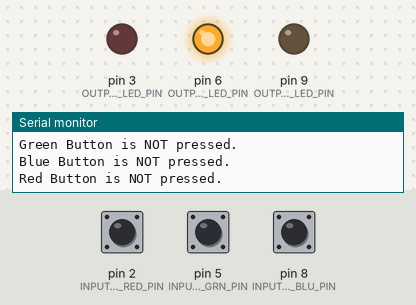
Bench run of a sketch on a simulated Arduino Uno, built with avr-gcc and run on an emulated ATmega328P. Parts: output pins drawn as LEDs (lit = HIGH), the last lines printed to the serial monitor. Inputs (shaded band) come from the test bench; at power-on: pin 2 (INPUT_BUTTON_RED_PIN) LOW, pin 5 (INPUT_BUTTON_GRN_PIN) HIGH, pin 8 (INPUT_BUTTON_BLU_PIN) LOW.

Above: at 1.2 s.
1.3 s: pin 2 (INPUT_BUTTON_RED_PIN) pulled HIGH for 0.15 s
At 1.5 s:
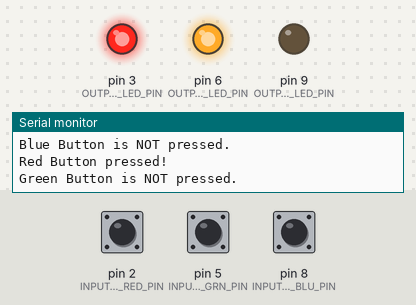
3.0 s: pin 5 (INPUT_BUTTON_GRN_PIN) pulled LOW for 0.15 s
At 3.17 s:
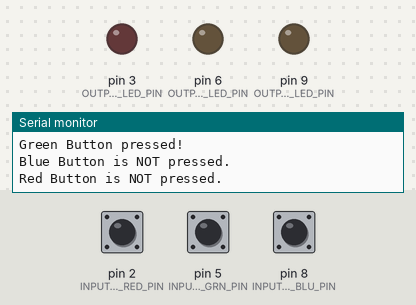
4.7 s: pin 8 (INPUT_BUTTON_BLU_PIN) pulled HIGH for 0.15 s
At 4.87 s:
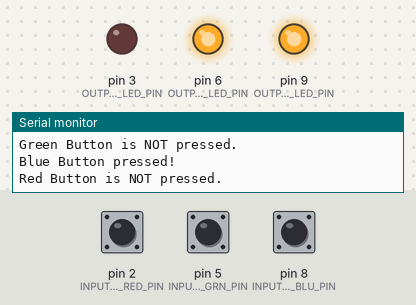
6.4 s: pin 2 (INPUT_BUTTON_RED_PIN) pulled HIGH for 0.15 s
At 7.1 s:
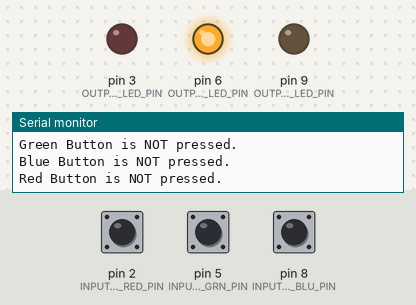
9.5 s: pin 5 (INPUT_BUTTON_GRN_PIN) pulled LOW for 1 s
At 10.4 s:
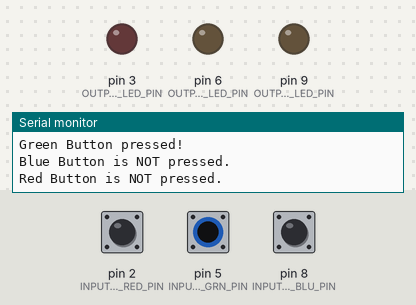
13.5 s: pin 8 (INPUT_BUTTON_BLU_PIN) pulled HIGH for 1 s
At 15.6 s:
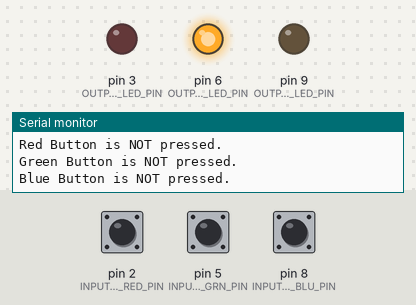
Timing chart, 0 to 17.1 s (numbered marks = the images above; inputs shaded):
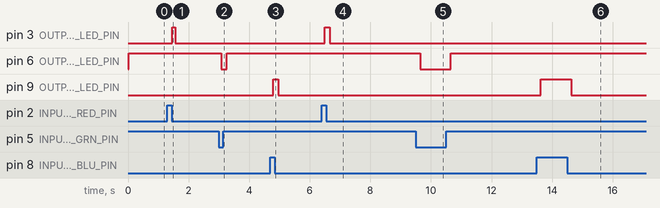

The sketch:

L1.ino
```cpp
const int INPUT_BUTTON_RED_PIN = 2;
const int INPUT_BUTTON_GRN_PIN = 5;
const int INPUT_BUTTON_BLU_PIN = 8;
const int OUTPUT_RED_LED_PIN = 3;
const int OUTPUT_GRN_LED_PIN = 6;
const int OUTPUT_BLU_LED_PIN = 9;

void setup() {
  pinMode(INPUT_BUTTON_RED_PIN, INPUT);
  pinMode(OUTPUT_RED_LED_PIN, OUTPUT);

  pinMode(INPUT_BUTTON_GRN_PIN, INPUT);
  pinMode(OUTPUT_GRN_LED_PIN, OUTPUT);

  pinMode(INPUT_BUTTON_BLU_PIN, INPUT);
  pinMode(OUTPUT_BLU_LED_PIN, OUTPUT);

  Serial.begin(9600);
}

void loop() {
  int redButtonVal = digitalRead(INPUT_BUTTON_RED_PIN);
  int greenButtonVal = digitalRead(INPUT_BUTTON_GRN_PIN);
  int blueButtonVal = digitalRead(INPUT_BUTTON_BLU_PIN);

  if(redButtonVal == HIGH) {
    Serial.println("Red Button pressed!");
  } else {
    Serial.println("Red Button is NOT pressed.");
  }

  if(greenButtonVal == LOW) {
    Serial.println("Green Button pressed!");
  } else {
    Serial.println("Green Button is NOT pressed.");
  }

  if(blueButtonVal == HIGH) {
    Serial.println("Blue Button pressed!");
  } else {
    Serial.println("Blue Button is NOT pressed.");
  }

  digitalWrite(OUTPUT_RED_LED_PIN, redButtonVal);
  digitalWrite(OUTPUT_GRN_LED_PIN, greenButtonVal);
  digitalWrite(OUTPUT_BLU_LED_PIN, blueButtonVal);

  delay(5);
}
```

Measured:
- after the input at 1.3 s, pin 3 (OUTPUT_RED_LED_PIN): LOW → HIGH after 0.16 s, → LOW 0.09 s later
- after the input at 3.0 s, pin 6 (OUTPUT_GRN_LED_PIN): HIGH → LOW after 0.08 s, → HIGH 0.17 s later
- after the input at 4.7 s, pin 9 (OUTPUT_BLU_LED_PIN): LOW → HIGH after 0.09 s, → LOW 0.17 s later
- after the input at 6.4 s, pin 3 (OUTPUT_RED_LED_PIN): LOW → HIGH after 0.09 s, → LOW 0.17 s later
- after the input at 9.5 s, pin 6 (OUTPUT_GRN_LED_PIN): HIGH → LOW after 0.15 s, → HIGH 1.0 s later
- after the input at 13.5 s, pin 9 (OUTPUT_BLU_LED_PIN): LOW → HIGH after 0.13 s, → LOW 1.0 s later
